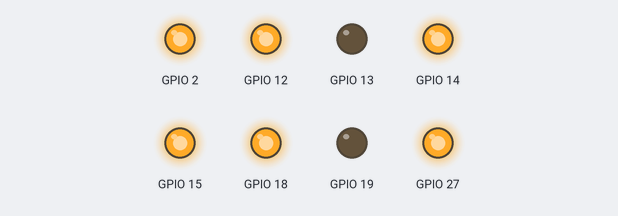
Simulated run of this sketch. Board: ESP32. Parts: output pins drawn as LEDs (lit = HIGH).

Above: at 0.1 s.
At 0.7 s:
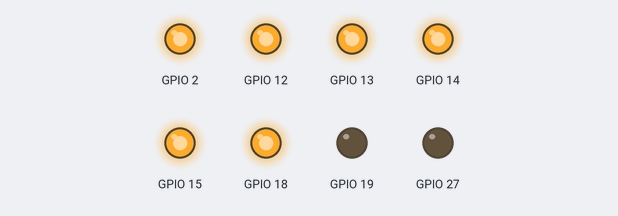
At 1.3 s:
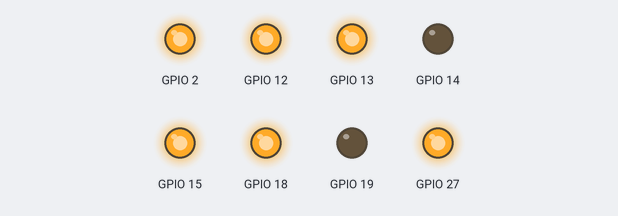
At 2.7 s:
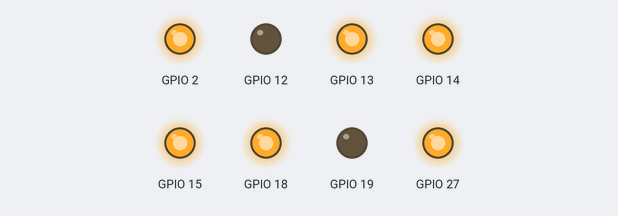
Timing chart, 0 to 3.0 s (numbered marks = the images above):
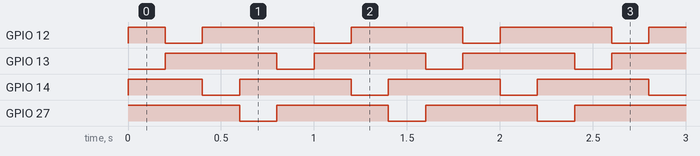

The sketch:

Ardu8_BBL_ESP32_02_RunningLights.ino
```cpp
int step = 0;
void setup() {
  	board_init();
}
void loop() {
  	leds_off();
  	switch (step){
  	case 0:{
  	    	digitalWrite(13, LOW);
  	break;
  }
  	case 1:{
  	    	digitalWrite(12, LOW);
  	break;
  }
  	case 2:{
  	    	digitalWrite(14, LOW);
  	break;
  }
  	case 3:{
  	    	digitalWrite(27, LOW);
  	break;
  }
  }
  	step++;
  	if ((step > 3)) {
      	step = (int)0;
  }
  	delay(200);
}

void board_init() {
  	pinMode(34, INPUT);
  	pinMode(35, INPUT);
  	pinMode(25, INPUT);
  	pinMode(26, INPUT);
  	pinMode(27, OUTPUT);
  	pinMode(14, OUTPUT);
  	pinMode(12, OUTPUT);
  	pinMode(13, OUTPUT);
  	pinMode(15, OUTPUT);
  	pinMode(2, OUTPUT);
  	pinMode(18, OUTPUT);
  	pinMode(19, OUTPUT);
  	leds_off();
}

void leds_off() {
  	digitalWrite(27, HIGH);
  	digitalWrite(14, HIGH);
  	digitalWrite(12, HIGH);
  	digitalWrite(13, HIGH);
  	digitalWrite(15, HIGH);
  	digitalWrite(2, HIGH);
  	digitalWrite(18, HIGH);
}
```

Measured:
- by itself, GPIO 12–14, GPIO 27: alternates HIGH for 0.60 s and LOW for 0.20 s
- by itself, everything shown: repeats every 0.80 s, in 4 steps
